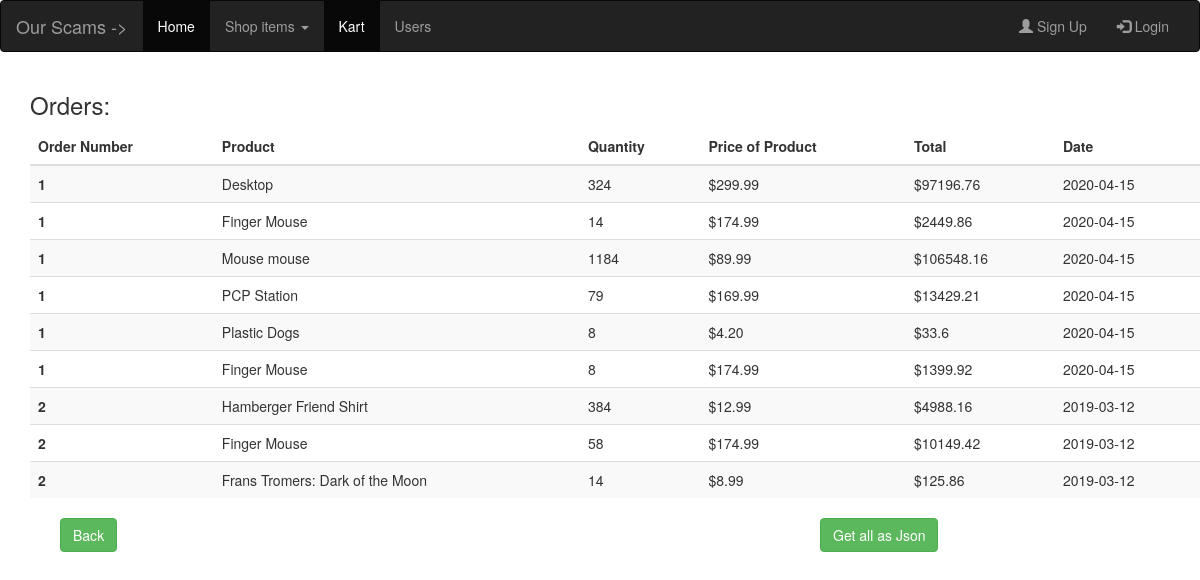
/Pages/viewOrdersPage.php?sqlDate=--&cDate=2020-04-26, run on an earlier commit of the app's database.
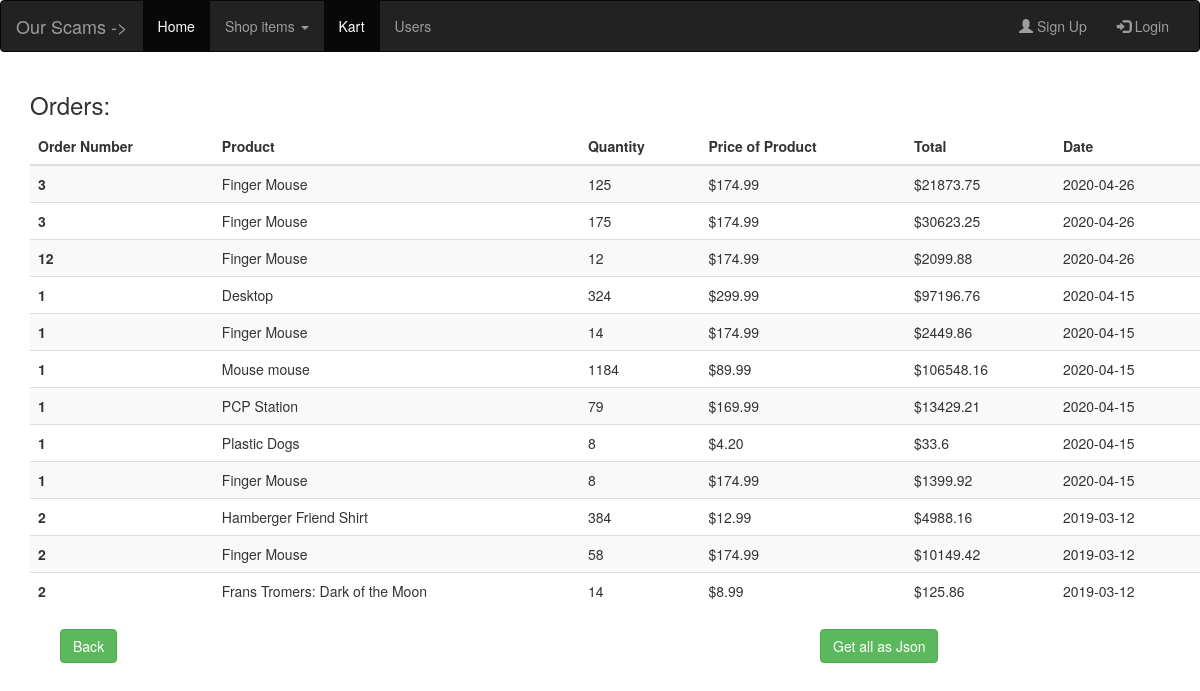
And on a later commit of the database.
### tables this page shows
CREATE TABLE `order_history` (
  `order_ID` int(11) NOT NULL,
  `user_ID` int(11) NOT NULL,
  `add_ID` int(11) NOT NULL,
  `order_date` date NOT NULL
);

CREATE TABLE `order_info` (
  `order_ID` int(11) NOT NULL,
  `product_ID` int(11) NOT NULL,
  `quantity` int(11) NOT NULL
);

CREATE TABLE `products` (
  `product_ID` int(11) NOT NULL,
  `name` varchar(100) DEFAULT NULL,
  `price` double(8,2) DEFAULT NULL,
  `short_desc` varchar(150) DEFAULT NULL,
  `image` varchar(100) DEFAULT NULL,
  `category_ID` int(11) DEFAULT NULL,
  `description` varchar(300) DEFAULT NULL,
  `desc_image` varchar(30) DEFAULT NULL,
  `weightKg` int(11) NOT NULL DEFAULT '13'
);

### Classes/OrderDataService.php (called while the page is built, shortened)
<?php
class orderDataService{
    function getOrderInfo($date1, $date2)
    {
        $database = new Database();
        $connection = $database->getConnected();
        $sql = "SELECT order_info.order_ID, products.name, order_info.quantity, products.price, order_history.order_date FROM order_history INNER JOIN order_info ON
            order_history.order_ID = order_info.order_ID INNER JOIN products ON order_info.product_ID=products.product_ID WHERE order_history.user_ID = 1 AND
            order_history.order_date BETWEEN '$date1' AND '$date2' ORDER BY order_history.order_date DESC";
        if ($result = $connection->query($sql))
        {
            $nbrRows = $result->num_rows;
            if ($nbrRows > 0)
            {
                $index = 0;
                while($row = $result->fetch_assoc())
                {
                    $prodTotal = $row['quantity'] * $row['price'];
                    $prod_info[$index] = array($row['order_ID'], $row['name'] , $row ['quantity'] , $row['price'], $prodTotal, $row['order_date']);
                    ++$index;
                }
                return $prod_info;
            }
        }
    }
}
?>

### Classes/OrderBusinessService.php (called while the page is built, shortened)
<?php
require ("OrderDataService.php");
?>
<?php
class orderBusinessService{
    function getOrderInfo($date1, $date2)
    {
        $service = new orderDataService();
        return $service->getOrderInfo($date1, $date2);
    }
}
?>

### Pages/fragments/_displayOrderHistory.php (the view)
<?php
require_once("../Classes/OrderBusinessService.php");
function displayOrder($d1, $d2)
{
?>
<table class="table table-striped table-dark">
  <thead>
    <tr>
      <th scope="col">Order Number</th>
      <th scope="col">Product</th>
      <th scope="col">Quantity</th>
      <th scope="col">Price of Product</th>
      <th scope="col">Total</th>
      <th scope="col">Date</th>
    </tr>
  </thead>
  <tbody>
      <?php
        $service = new orderBusinessService();
        $orderInfo = $service->getOrderInfo($d1, $d2);
          foreach ($orderInfo as $o)
          {
      ?>
          <tr>
            <th scope="row"><?php echo $o[0]; ?></th>
            <td><?php echo $o[1];?></td>
            <td><?php echo $o[2];?></td>
            <td>$<?php echo $o[3];?></td>
            <td>$<?php echo $o[4];?></td>
            <td><?php echo $o[5];?></td>
          </tr>
      <?php
          }
      ?>
  </tbody>
</table>
<?php
}
?>

What changed in the data, as far as the page shows it:
added order_history: order_info.order_ID "3", products.name "Finger Mouse", order_info.quantity "125", products.price "174.99", o "21873.75", order_date "2020-04-26", order_info.quantity "175", o "30623.25"
added order_history: order_info.order_ID "12", products.name "Finger Mouse", order_info.quantity "12", products.price "174.99", o "2099.88", order_date "2020-04-26"
